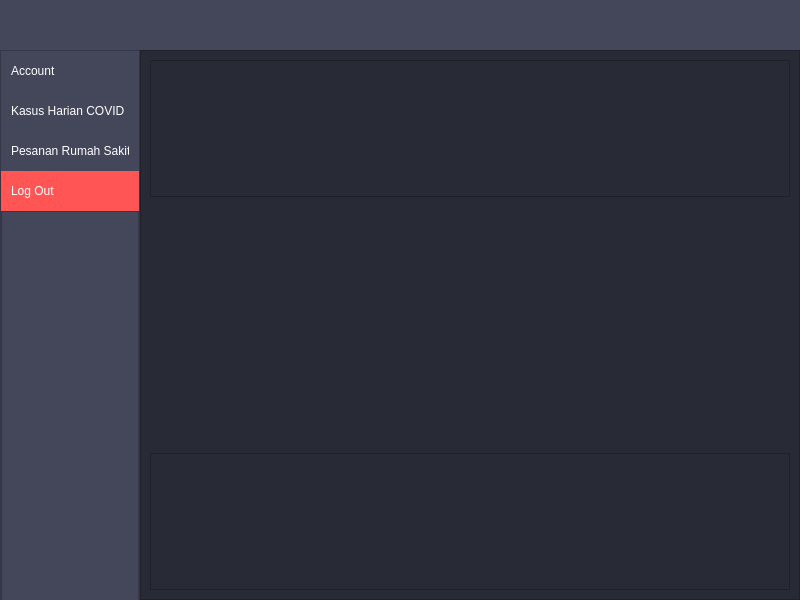
<?xml version="1.0" encoding="UTF-8"?>
<ui version="4.0">
 <class>MainMenu</class>
 <widget class="QMainWindow" name="MainMenu">
  <property name="geometry">
   <rect>
    <x>0</x>
    <y>0</y>
    <width>800</width>
    <height>600</height>
   </rect>
  </property>
  <property name="minimumSize">
   <size>
    <width>800</width>
    <height>600</height>
   </size>
  </property>
  <property name="maximumSize">
   <size>
    <width>1920</width>
    <height>1080</height>
   </size>
  </property>
  <property name="windowTitle">
   <string>MainWindow</string>
  </property>
  <property name="styleSheet">
   <string notr="true">background-color: rgb(40, 42, 54)</string>
  </property>
  <widget class="QWidget" name="centralwidget">
   <layout class="QFormLayout" name="formLayout">
    <property name="horizontalSpacing">
     <number>0</number>
    </property>
    <property name="verticalSpacing">
     <number>0</number>
    </property>
    <property name="leftMargin">
     <number>0</number>
    </property>
    <property name="topMargin">
     <number>0</number>
    </property>
    <property name="rightMargin">
     <number>0</number>
    </property>
    <property name="bottomMargin">
     <number>0</number>
    </property>
    <item row="0" column="0" colspan="2">
     <widget class="QFrame" name="frame_top">
      <property name="minimumSize">
       <size>
        <width>1920</width>
        <height>50</height>
       </size>
      </property>
      <property name="maximumSize">
       <size>
        <width>16777215</width>
        <height>50</height>
       </size>
      </property>
      <property name="styleSheet">
       <string notr="true">background-color: rgb(68, 71, 90)</string>
      </property>
      <property name="frameShape">
       <enum>QFrame::NoFrame</enum>
      </property>
      <property name="frameShadow">
       <enum>QFrame::Raised</enum>
      </property>
     </widget>
    </item>
    <item row="1" column="0">
     <widget class="QFrame" name="frame_side">
      <property name="minimumSize">
       <size>
        <width>140</width>
        <height>1080</height>
       </size>
      </property>
      <property name="styleSheet">
       <string notr="true">background-color: rgb(68, 71, 90)</string>
      </property>
      <property name="frameShape">
       <enum>QFrame::NoFrame</enum>
      </property>
      <property name="frameShadow">
       <enum>QFrame::Raised</enum>
      </property>
      <layout class="QHBoxLayout" name="horizontalLayout">
       <property name="spacing">
        <number>0</number>
       </property>
       <property name="leftMargin">
        <number>0</number>
       </property>
       <property name="topMargin">
        <number>0</number>
       </property>
       <property name="rightMargin">
        <number>0</number>
       </property>
       <property name="bottomMargin">
        <number>0</number>
       </property>
       <item alignment="Qt::AlignTop">
        <widget class="QFrame" name="frame_menu">
         <property name="minimumSize">
          <size>
           <width>140</width>
           <height>600</height>
          </size>
         </property>
         <property name="maximumSize">
          <size>
           <width>120</width>
           <height>1080</height>
          </size>
         </property>
         <property name="styleSheet">
          <string notr="true">background-color: rgb(68, 71, 90)</string>
         </property>
         <property name="frameShape">
          <enum>QFrame::StyledPanel</enum>
         </property>
         <property name="frameShadow">
          <enum>QFrame::Raised</enum>
         </property>
         <layout class="QVBoxLayout" name="verticalLayout_2">
          <property name="spacing">
           <number>0</number>
          </property>
          <property name="leftMargin">
           <number>0</number>
          </property>
          <property name="topMargin">
           <number>0</number>
          </property>
          <property name="rightMargin">
           <number>0</number>
          </property>
          <property name="bottomMargin">
           <number>1</number>
          </property>
          <item>
           <widget class="QPushButton" name="btn_account">
            <property name="minimumSize">
             <size>
              <width>0</width>
              <height>40</height>
             </size>
            </property>
            <property name="font">
             <font>
              <family>Nirmala UI</family>
             </font>
            </property>
            <property name="styleSheet">
             <string notr="true">QPushButton {
	color: rgb(255, 255, 255);
	background-color: rgb(68, 71, 90);
	border: 0px solid;
	text-align: left;
	padding: 10px
}
QPushButton:hover {
	background-color:rgb(255, 121, 198);
}</string>
            </property>
            <property name="text">
             <string>Account</string>
            </property>
           </widget>
          </item>
          <item>
           <widget class="QPushButton" name="btn_harian">
            <property name="minimumSize">
             <size>
              <width>0</width>
              <height>40</height>
             </size>
            </property>
            <property name="font">
             <font>
              <family>Nirmala UI</family>
             </font>
            </property>
            <property name="styleSheet">
             <string notr="true">QPushButton {
	color: rgb(255, 255, 255);
	background-color: rgb(68, 71, 90);
	border: 0px solid;
	text-align: left;
	padding: 10px
}
QPushButton:hover {
	background-color:rgb(255, 121, 198);
}</string>
            </property>
            <property name="text">
             <string>Kasus Harian COVID</string>
            </property>
           </widget>
          </item>
          <item>
           <widget class="QPushButton" name="btn_pesan">
            <property name="minimumSize">
             <size>
              <width>0</width>
              <height>40</height>
             </size>
            </property>
            <property name="font">
             <font>
              <family>Nirmala UI</family>
             </font>
            </property>
            <property name="styleSheet">
             <string notr="true">QPushButton {
	color: rgb(255, 255, 255);
	background-color: rgb(68, 71, 90);
	border: 0px solid;
	text-align: left;
	padding: 10px
}
QPushButton:hover {
	background-color:rgb(255, 121, 198);
}</string>
            </property>
            <property name="text">
             <string>Pesanan Rumah Sakit</string>
            </property>
           </widget>
          </item>
          <item>
           <widget class="QPushButton" name="btn_logout">
            <property name="minimumSize">
             <size>
              <width>0</width>
              <height>40</height>
             </size>
            </property>
            <property name="font">
             <font>
              <family>Nirmala UI</family>
             </font>
            </property>
            <property name="styleSheet">
             <string notr="true">QPushButton {
	color: rgb(255, 255, 255);
	background-color: rgb(255, 85, 85);
	border: 0px solid;
	text-align: left;
	padding: 10px
}
QPushButton:hover {
	background-color:rgb(255, 100, 115);
}</string>
            </property>
            <property name="text">
             <string>Log Out</string>
            </property>
           </widget>
          </item>
          <item>
           <widget class="QFrame" name="frame">
            <property name="frameShape">
             <enum>QFrame::StyledPanel</enum>
            </property>
            <property name="frameShadow">
             <enum>QFrame::Raised</enum>
            </property>
            <widget class="QFrame" name="frame_2">
             <property name="geometry">
              <rect>
               <x>0</x>
               <y>0</y>
               <width>138</width>
               <height>397</height>
              </rect>
             </property>
             <property name="frameShape">
              <enum>QFrame::StyledPanel</enum>
             </property>
             <property name="frameShadow">
              <enum>QFrame::Raised</enum>
             </property>
            </widget>
           </widget>
          </item>
         </layout>
        </widget>
       </item>
      </layout>
     </widget>
    </item>
    <item row="1" column="1">
     <widget class="QFrame" name="frame_3">
      <property name="frameShape">
       <enum>QFrame::StyledPanel</enum>
      </property>
      <property name="frameShadow">
       <enum>QFrame::Raised</enum>
      </property>
      <layout class="QGridLayout" name="gridLayout">
       <property name="leftMargin">
        <number>0</number>
       </property>
       <property name="topMargin">
        <number>0</number>
       </property>
       <property name="rightMargin">
        <number>0</number>
       </property>
       <property name="bottomMargin">
        <number>0</number>
       </property>
       <property name="spacing">
        <number>0</number>
       </property>
       <item row="0" column="0">
        <widget class="QStackedWidget" name="stack_widget">
         <property name="currentIndex">
          <number>0</number>
         </property>
         <widget class="QWidget" name="page_account">
          <layout class="QVBoxLayout" name="verticalLayout">
           <item>
            <widget class="QFrame" name="frame_top_2">
             <property name="enabled">
              <bool>true</bool>
             </property>
             <property name="minimumSize">
              <size>
               <width>0</width>
               <height>100</height>
              </size>
             </property>
             <property name="frameShape">
              <enum>QFrame::StyledPanel</enum>
             </property>
             <property name="frameShadow">
              <enum>QFrame::Raised</enum>
             </property>
            </widget>
           </item>
           <item alignment="Qt::AlignHCenter">
            <widget class="QLabel" name="label">
             <property name="minimumSize">
              <size>
               <width>60</width>
               <height>50</height>
              </size>
             </property>
             <property name="maximumSize">
              <size>
               <width>16777215</width>
               <height>100</height>
              </size>
             </property>
             <property name="text">
              <string/>
             </property>
             <property name="pixmap">
              <pixmap>../img/nopicture.png</pixmap>
             </property>
            </widget>
           </item>
           <item alignment="Qt::AlignHCenter">
            <widget class="QLabel" name="lbl_info">
             <property name="minimumSize">
              <size>
               <width>250</width>
               <height>100</height>
              </size>
             </property>
             <property name="maximumSize">
              <size>
               <width>16777215</width>
               <height>150</height>
              </size>
             </property>
             <property name="font">
              <font>
               <family>Nirmala UI</family>
               <pointsize>12</pointsize>
              </font>
             </property>
             <property name="styleSheet">
              <string notr="true">color: rgb(139, 233, 253)</string>
             </property>
             <property name="text">
              <string/>
             </property>
            </widget>
           </item>
           <item>
            <widget class="QFrame" name="frame_bottom">
             <property name="minimumSize">
              <size>
               <width>0</width>
               <height>100</height>
              </size>
             </property>
             <property name="frameShape">
              <enum>QFrame::StyledPanel</enum>
             </property>
             <property name="frameShadow">
              <enum>QFrame::Raised</enum>
             </property>
            </widget>
           </item>
          </layout>
         </widget>
        </widget>
       </item>
      </layout>
     </widget>
    </item>
   </layout>
  </widget>
 </widget>
 <resources/>
 <connections/>
</ui>
